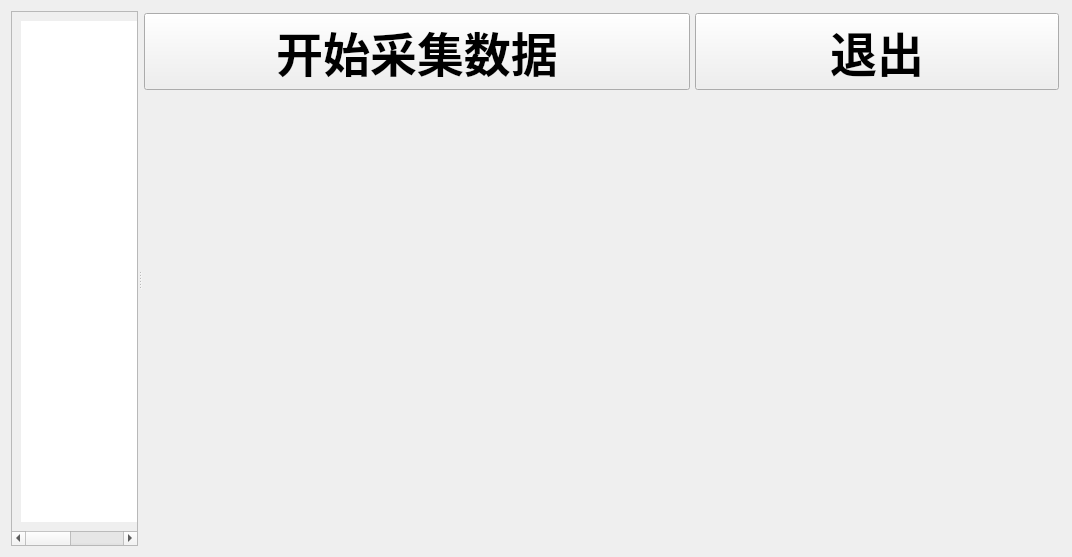
<?xml version="1.0" encoding="UTF-8"?>
<ui version="4.0">
 <class>TrainWindow</class>
 <widget class="QWidget" name="TrainWindow">
  <property name="geometry">
   <rect>
    <x>0</x>
    <y>0</y>
    <width>1072</width>
    <height>557</height>
   </rect>
  </property>
  <property name="minimumSize">
   <size>
    <width>1072</width>
    <height>547</height>
   </size>
  </property>
  <property name="windowTitle">
   <string>大北农专项_采集训练数据</string>
  </property>
  <layout class="QHBoxLayout" name="horizontalLayout_2">
   <item>
    <widget class="QSplitter" name="splitter">
     <property name="sizePolicy">
      <sizepolicy hsizetype="Preferred" vsizetype="Preferred">
       <horstretch>0</horstretch>
       <verstretch>0</verstretch>
      </sizepolicy>
     </property>
     <property name="minimumSize">
      <size>
       <width>100</width>
       <height>0</height>
      </size>
     </property>
     <property name="orientation">
      <enum>Qt::Horizontal</enum>
     </property>
     <property name="childrenCollapsible">
      <bool>false</bool>
     </property>
     <widget class="QScrollArea" name="scrollArea">
      <property name="sizePolicy">
       <sizepolicy hsizetype="Preferred" vsizetype="MinimumExpanding">
        <horstretch>1</horstretch>
        <verstretch>0</verstretch>
       </sizepolicy>
      </property>
      <property name="minimumSize">
       <size>
        <width>100</width>
        <height>0</height>
       </size>
      </property>
      <property name="widgetResizable">
       <bool>true</bool>
      </property>
      <widget class="QWidget" name="scrollAreaWidgetContents">
       <property name="geometry">
        <rect>
         <x>0</x>
         <y>0</y>
         <width>278</width>
         <height>512</height>
        </rect>
       </property>
       <layout class="QHBoxLayout" name="horizontalLayout_3">
        <item>
         <widget class="QTreeView" name="treeView">
          <property name="sizePolicy">
           <sizepolicy hsizetype="MinimumExpanding" vsizetype="MinimumExpanding">
            <horstretch>0</horstretch>
            <verstretch>0</verstretch>
           </sizepolicy>
          </property>
          <property name="frameShape">
           <enum>QFrame::NoFrame</enum>
          </property>
         </widget>
        </item>
       </layout>
      </widget>
     </widget>
     <widget class="QWidget" name="widget_2" native="true">
      <property name="sizePolicy">
       <sizepolicy hsizetype="Preferred" vsizetype="Preferred">
        <horstretch>5</horstretch>
        <verstretch>0</verstretch>
       </sizepolicy>
      </property>
      <property name="minimumSize">
       <size>
        <width>100</width>
        <height>0</height>
       </size>
      </property>
      <property name="maximumSize">
       <size>
        <width>16777215</width>
        <height>16777215</height>
       </size>
      </property>
      <layout class="QVBoxLayout" name="verticalLayout" stretch="1,8">
       <item>
        <widget class="QWidget" name="widget_3" native="true">
         <layout class="QHBoxLayout" name="horizontalLayout_4" stretch="3,2">
          <property name="spacing">
           <number>5</number>
          </property>
          <property name="leftMargin">
           <number>2</number>
          </property>
          <property name="topMargin">
           <number>2</number>
          </property>
          <property name="rightMargin">
           <number>2</number>
          </property>
          <property name="bottomMargin">
           <number>2</number>
          </property>
          <item>
           <widget class="QPushButton" name="btn_start">
            <property name="sizePolicy">
             <sizepolicy hsizetype="Preferred" vsizetype="Preferred">
              <horstretch>0</horstretch>
              <verstretch>0</verstretch>
             </sizepolicy>
            </property>
            <property name="font">
             <font>
              <family>黑体</family>
              <pointsize>35</pointsize>
              <weight>75</weight>
              <bold>true</bold>
             </font>
            </property>
            <property name="text">
             <string>开始采集数据</string>
            </property>
           </widget>
          </item>
          <item>
           <widget class="QPushButton" name="btn_exit">
            <property name="sizePolicy">
             <sizepolicy hsizetype="Preferred" vsizetype="Preferred">
              <horstretch>0</horstretch>
              <verstretch>0</verstretch>
             </sizepolicy>
            </property>
            <property name="font">
             <font>
              <family>黑体</family>
              <pointsize>35</pointsize>
              <weight>75</weight>
              <bold>true</bold>
             </font>
            </property>
            <property name="text">
             <string>退出</string>
            </property>
           </widget>
          </item>
         </layout>
        </widget>
       </item>
       <item>
        <widget class="QWidget" name="widget" native="true">
         <property name="sizePolicy">
          <sizepolicy hsizetype="MinimumExpanding" vsizetype="MinimumExpanding">
           <horstretch>0</horstretch>
           <verstretch>0</verstretch>
          </sizepolicy>
         </property>
         <layout class="QHBoxLayout" name="horizontalLayout">
          <item>
           <widget class="QLabel" name="label_depth">
            <property name="minimumSize">
             <size>
              <width>72</width>
              <height>15</height>
             </size>
            </property>
            <property name="text">
             <string/>
            </property>
            <property name="alignment">
             <set>Qt::AlignCenter</set>
            </property>
           </widget>
          </item>
          <item>
           <widget class="QLabel" name="label_rgb">
            <property name="minimumSize">
             <size>
              <width>72</width>
              <height>15</height>
             </size>
            </property>
            <property name="text">
             <string/>
            </property>
            <property name="alignment">
             <set>Qt::AlignCenter</set>
            </property>
           </widget>
          </item>
         </layout>
        </widget>
       </item>
      </layout>
     </widget>
    </widget>
   </item>
  </layout>
 </widget>
 <resources/>
 <connections/>
</ui>
